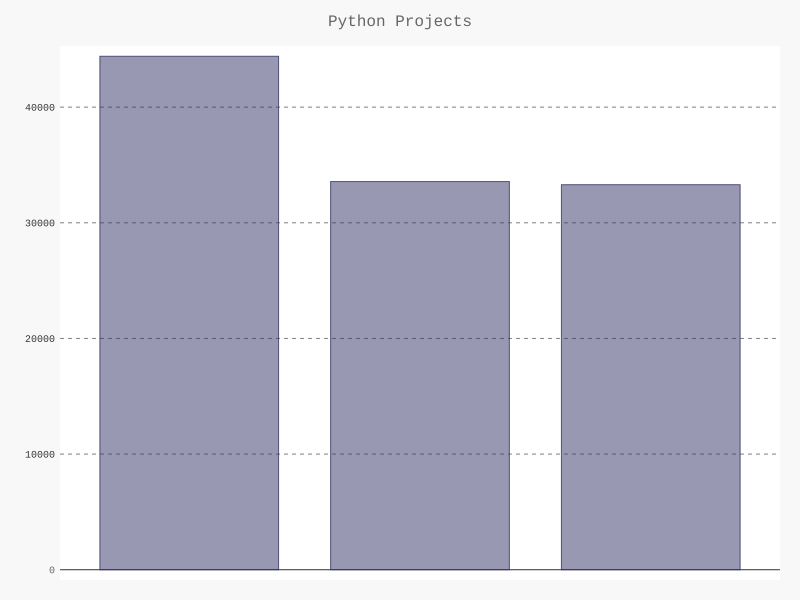

Generate this figure with Python:
# -*- coding: utf-8 -*-
'''
Created on 2018年1月25日

@author: Jeff Yang
'''

import pygal
from pygal.style import LightColorizedStyle as LCS, LightenStyle as LS

# pygal中，将鼠标指向条形将显示它的信息，这称为工具提示

my_style = LS('#333366', base_style=LCS)
chart = pygal.Bar(style=my_style, x_label_rotation=45, show_legend=False)

chart.title = 'Python Projects'
chart.x_label = ['awesome-python', 'httpie', 'youtube-dl']

plot_dicts = [
    # 根据value的值创建高度，根据label的值创建工具提示
    {'value':44399, 'label':'Description of awesome-python'},
    {'value':33564, 'label':'Description of httpie'},
    {'value':33293, 'label':'Description of youtube-dl'},
    ]

chart.add('', plot_dicts)
chart.render_to_file('bar_descriptions.svg')
